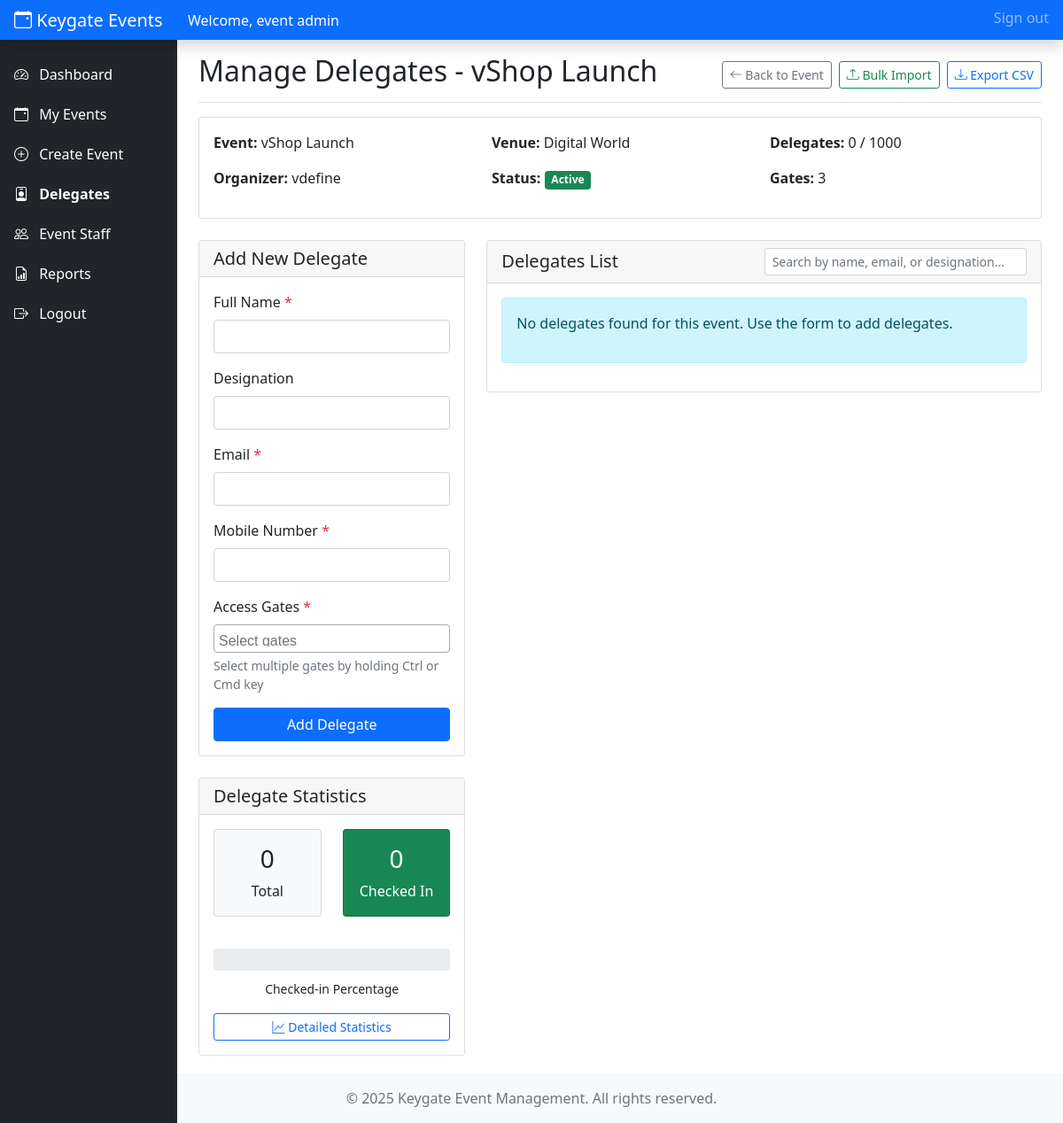
/event_admin/manage_delegates.php?event_id=1 (signed in), run on the app's committed database.
### tables this page shows
CREATE TABLE `events` (
  `id` int NOT NULL,
  `event_name` varchar(255) NOT NULL,
  `event_organiser` varchar(255) NOT NULL,
  `event_venue` text NOT NULL,
  `access_gates_required` int NOT NULL,
  `created_by` int NOT NULL,
  `status` enum('Active','Completed','Cancelled','Scheduled','Pending Approval') DEFAULT 'Pending Approval',
  `approved_by` int DEFAULT NULL,
  `created_at` timestamp NULL DEFAULT CURRENT_TIMESTAMP,
  `updated_at` timestamp NULL DEFAULT CURRENT_TIMESTAMP ON UPDATE CURRENT_TIMESTAMP
);

CREATE TABLE `plans` (
  `id` int NOT NULL,
  `plan_name` varchar(100) NOT NULL,
  `events_allowed` int NOT NULL,
  `delegates_per_event` int NOT NULL,
  `event_auto_approval` enum('yes','no') DEFAULT 'no',
  `created_at` timestamp NULL DEFAULT CURRENT_TIMESTAMP,
  `updated_at` timestamp NULL DEFAULT CURRENT_TIMESTAMP ON UPDATE CURRENT_TIMESTAMP
);

### includes/config.php (called while the page is built, shortened)
<?php
function db_connect() {
    $conn = new mysqli(DB_HOST, DB_USER, DB_PASS, DB_NAME);
    return $conn;
}
function get_record($table, $condition = '1', $fields = '*') {
    $conn = db_connect();
    $sql = "SELECT $fields FROM $table WHERE $condition LIMIT 1";
    $result = $conn->query($sql);
    if ($result && $result->num_rows > 0) {
        $row = $result->fetch_assoc();
        return $row;
    }
    return false;
}
function get_records($table, $condition = '1', $fields = '*', $order_by = '', $limit = '') {
    $conn = db_connect();
    $sql = "SELECT $fields FROM $table WHERE $condition";
    if (!empty($order_by)) {
        $sql .= " ORDER BY $order_by";
    }
    $result = $conn->query($sql);
    $records = [];
    if ($result && $result->num_rows > 0) {
        while ($row = $result->fetch_assoc()) {
            $records[] = $row;
        }
    }
    return $records;
}
?>

### includes/event_admin_functions.php (called while the page is built, shortened)
<?php
require_once 'config.php';
function get_event_details($event_id, $user_id = null) {
    $event = get_record('events', "id = $event_id" . ($user_id ? " AND created_by = $user_id" : ""));
    $dates = get_records('event_dates', "event_id = $event_id", 'event_date', 'event_date ASC');
    $event['dates'] = array_column($dates, 'event_date');
    $gates = get_records('access_gates', "event_id = $event_id", '*', 'id ASC');
    $event['gates'] = $gates;
    $conn = db_connect();
    $sql_delegates = "SELECT COUNT(*) as total FROM event_delegates WHERE event_id = $event_id";
    $result_delegates = $conn->query($sql_delegates);
    $event['total_delegates'] = $result_delegates->fetch_assoc()['total'];
    $sql_approved = "SELECT COUNT(*) as total FROM event_delegates WHERE event_id = $event_id AND approved = 'Yes'";
    $result_approved = $conn->query($sql_approved);
    $event['approved_delegates'] = $result_approved->fetch_assoc()['total'];
    $sql_users = "SELECT COUNT(*) as total FROM event_users WHERE event_id = $event_id";
    $result_users = $conn->query($sql_users);
    $event['total_event_users'] = $result_users->fetch_assoc()['total'];
    $sql_attendance = "SELECT COUNT(*) as total FROM event_attendance WHERE event_id = $event_id";
    $result_attendance = $conn->query($sql_attendance);
    $event['total_check_ins'] = $result_attendance->fetch_assoc()['total'];
    return [
        'success' => true,
        'event' => $event
    ];
}
function get_event_delegates($event_id, $user_id) {
    $event = get_record('events', "id = $event_id AND created_by = $user_id");
    $delegates = get_records('event_delegates', "event_id = $event_id", '*', 'name ASC');
    return [
        'success' => true,
        'delegates' => $delegates
    ];
}
?>

### event_admin/manage_delegates.php (the view, shortened to what this page needs)
<?php
require_once '../includes/config.php';
require_once '../includes/event_admin_functions.php';
$event_id = (int)$_GET['event_id'];
$event_details = get_event_details($event_id, $_SESSION['user_id']);
$event = $event_details['event'];
$gates = $event['gates'];
$delegates_result = get_event_delegates($event_id, $_SESSION['user_id']);
$delegates = [];
if ($delegates_result['success']) {
    $delegates = $delegates_result['delegates'];
}
$can_add_delegates = false;
$delegates_limit = 0;
$user = get_record('users', "id = {$_SESSION['user_id']}");
if ($user && $user['plan_id']) {
    $plan = get_record('plans', "id = {$user['plan_id']}");
    if ($plan) {
        $delegates_limit = $plan['delegates_per_event'];
        $can_add_delegates = count($delegates) < $delegates_limit;
    }
}
$additional_css = '<link href="https://cdn.jsdelivr.net/npm/select2@4.1.0-rc.0/dist/css/select2.min.css" rel="stylesheet" />';
include '../includes/event_admin_header.php';
?>
<div class="container-fluid">
    <div class="row">
        <nav id="sidebar" class="col-md-3 col-lg-2 d-md-block bg-dark sidebar">
            <div class="position-sticky pt-3">
                <ul class="nav flex-column">
                    <li class="nav-item">
                        <a class="nav-link text-white" href="dashboard.php">
                            <i class="bi bi-speedometer2 me-2"></i> Dashboard
                        </a>
                    </li>
                    <li class="nav-item">
                        <a class="nav-link text-white" href="events.php">
                            <i class="bi bi-calendar-event me-2"></i> My Events
                        </a>
                    </li>
                    <li class="nav-item">
                        <a class="nav-link text-white" href="create_event.php">
                            <i class="bi bi-plus-circle me-2"></i> Create Event
                        </a>
                    </li>
                    <li class="nav-item">
                        <a class="nav-link active text-white" href="delegates.php">
                            <i class="bi bi-person-badge me-2"></i> Delegates
                        </a>
                    </li>
                    <li class="nav-item">
                        <a class="nav-link text-white" href="event_users.php">
                            <i class="bi bi-people me-2"></i> Event Staff
                        </a>
                    </li>
                    <li class="nav-item">
                        <a class="nav-link text-white" href="reports.php">
                            <i class="bi bi-file-earmark-bar-graph me-2"></i> Reports
                        </a>
                    </li>
                    <li class="nav-item">
                        <a class="nav-link text-white" href="../logout.php">
                            <i class="bi bi-box-arrow-right me-2"></i> Logout
                        </a>
                    </li>
                </ul>
            </div>
        </nav>
        <main class="col-md-9 ms-sm-auto col-lg-10 px-md-4">
            <div class="d-flex justify-content-between flex-wrap flex-md-nowrap align-items-center pt-3 pb-2 mb-3 border-bottom">
                <h1 class="h2">Manage Delegates - <?php echo htmlspecialchars($event['event_name']); ?></h1>
                <div class="btn-toolbar mb-2 mb-md-0">
                    <a href="view_event.php?id=<?php echo $event_id; ?>" class="btn btn-sm btn-outline-secondary me-2">
                        <i class="bi bi-arrow-left"></i> Back to Event
                    </a>
                    <a href="import_delegates.php?event_id=<?php echo $event_id; ?>" class="btn btn-sm btn-outline-success me-2">
                        <i class="bi bi-upload"></i> Bulk Import
                    </a>
                    <a href="export_report.php?event_id=<?php echo $event_id; ?>&type=meeting" class="btn btn-sm btn-outline-primary">
                        <i class="bi bi-download"></i> Export CSV
                    </a>
                </div>
            </div>
            <div class="card mb-4">
                <div class="card-body">
                    <div class="row">
                        <div class="col-md-4">
                            <p><strong>Event:</strong> <?php echo htmlspecialchars($event['event_name']); ?></p>
                            <p><strong>Organizer:</strong> <?php echo htmlspecialchars($event['event_organiser']); ?></p>
                        </div>
                        <div class="col-md-4">
                            <p><strong>Venue:</strong> <?php echo htmlspecialchars($event['event_venue']); ?></p>
                            <p><strong>Status:</strong>
                                <span class="badge bg-success">
                                    <?php echo $event['status']; ?>
                                </span>
                            </p>
                        </div>
                        <div class="col-md-4">
                            <p><strong>Delegates:</strong> <?php echo count($delegates); ?> / <?php echo $delegates_limit; ?></p>
                            <p><strong>Gates:</strong> <?php echo count($gates); ?></p>
                        </div>
                    </div>
                </div>
            </div>
            <div class="row">
                <div class="col-md-4">
                    <div class="card">
                        <div class="card-header">
                            <h5 class="mb-0">Add New Delegate</h5>
                        </div>
                        <div class="card-body">
                            <?php if (!$can_add_delegates): ?>
                                <div class="alert alert-warning">
                                    <p>You have reached the maximum number of delegates allowed for this event (<?php echo $delegates_limit; ?>).</p>
                                    <p>Please upgrade your plan to add more delegates or remove some existing delegates.</p>
                                </div>
                            <?php else: ?>
                                <form method="post">
                                    <div class="mb-3">
                                        <label for="name" class="form-label">Full Name <span class="text-danger">*</span></label>
                                        <input type="text" class="form-control" id="name" name="name" required>
                                    </div>
                                    <div class="mb-3">
                                        <label for="designation" class="form-label">Designation</label>
                                        <input type="text" class="form-control" id="designation" name="designation">
                                    </div>
                                    <div class="mb-3">
                                        <label for="email" class="form-label">Email <span class="text-danger">*</span></label>
                                        <input type="email" class="form-control" id="email" name="email" required>
                                    </div>
                                    <div class="mb-3">
                                        <label for="mobile" class="form-label">Mobile Number <span class="text-danger">*</span></label>
                                        <input type="text" class="form-control" id="mobile" name="mobile" required>
                                    </div>
                                    <div class="mb-3">
                                        <label for="access_gates" class="form-label">Access Gates <span class="text-danger">*</span></label>
                                        <div class="form-text">Select multiple gates by holding Ctrl or Cmd key</div>
                                    </div>
                                    <div class="d-grid">
                                        <button type="submit" name="create_delegate" class="btn btn-primary">Add Delegate</button>
                                    </div>
                                </form>
                            <?php endif; ?>
                        </div>
                    </div>
                    <div class="card mt-4">
                        <div class="card-header">
                            <h5 class="mb-0">Delegate Statistics</h5>
                        </div>
                        <div class="card-body">
                            <div class="row">
                                <div class="col-6">
                                    <div class="card bg-light text-center">
                                        <div class="card-body">
                                            <h3><?php echo count($delegates); ?></h3>
                                            <p class="mb-0">Total</p>
                                        </div>
                                    </div>
                                </div>
                                <div class="col-6">
                                    <div class="card bg-success text-white text-center">
                                        <div class="card-body">
                                            <?php
                                            $checked_in = 0;
                                            ?>
                                            <h3><?php echo $checked_in; ?></h3>
                                            <p class="mb-0">Checked In</p>
                                        </div>
                                    </div>
                                </div>
                            </div>
                            <div class="mt-3">
                                <div class="progress" style="height: 25px;">
                                </div>
                                <div class="text-center mt-2">
                                    <small>Checked-in Percentage</small>
                                </div>
                            </div>
                            <div class="mt-3">
                                <a href="event_report.php?event_id=<?php echo $event_id; ?>&type=meeting" class="btn btn-outline-primary btn-sm w-100">
                                    <i class="bi bi-graph-up"></i> Detailed Statistics
                                </a>
                            </div>
                        </div>
                    </div>
                </div>
                <div class="col-md-8">
                    <div class="card">
                        <div class="card-header d-flex justify-content-between align-items-center">
                            <h5 class="mb-0">Delegates List</h5>
                            <input type="text" id="delegateSearch" class="form-control form-control-sm w-50" placeholder="Search by name, email, or designation...">
                        </div>
                        <div class="card-body">
                            <?php if (empty($delegates)): ?>
                                <div class="alert alert-info">
                                    <p>No delegates found for this event. Use the form to add delegates.</p>
                                </div>
                            <?php endif; ?>
                        </div>
                    </div>
                </div>
            </div>
        </main>
    </div>
</div>
<?php
include '../includes/event_admin_footer.php';
?>

### includes/event_admin_header.php (style rules this page uses)
.sidebar { position: fixed; top: 0; bottom: 0; left: 0; z-index: 100; padding: 48px 0 0; }
.sidebar .nav-link { font-weight: 500; }
.sidebar .nav-link.active { font-weight: bold; }
.nav-item { margin-bottom: 5px; }
.card { margin-bottom: 20px; }

### data on the page
events: event_name "vShop Launch", event_organiser "vdefine", event_venue "Digital World", status "Active"
plans: delegates_per_event "1000"

### other printed values
$_SESSION['user_name'] "event admin"
count($delegates) "0"
count($gates) "3"
$checked_in "0"
